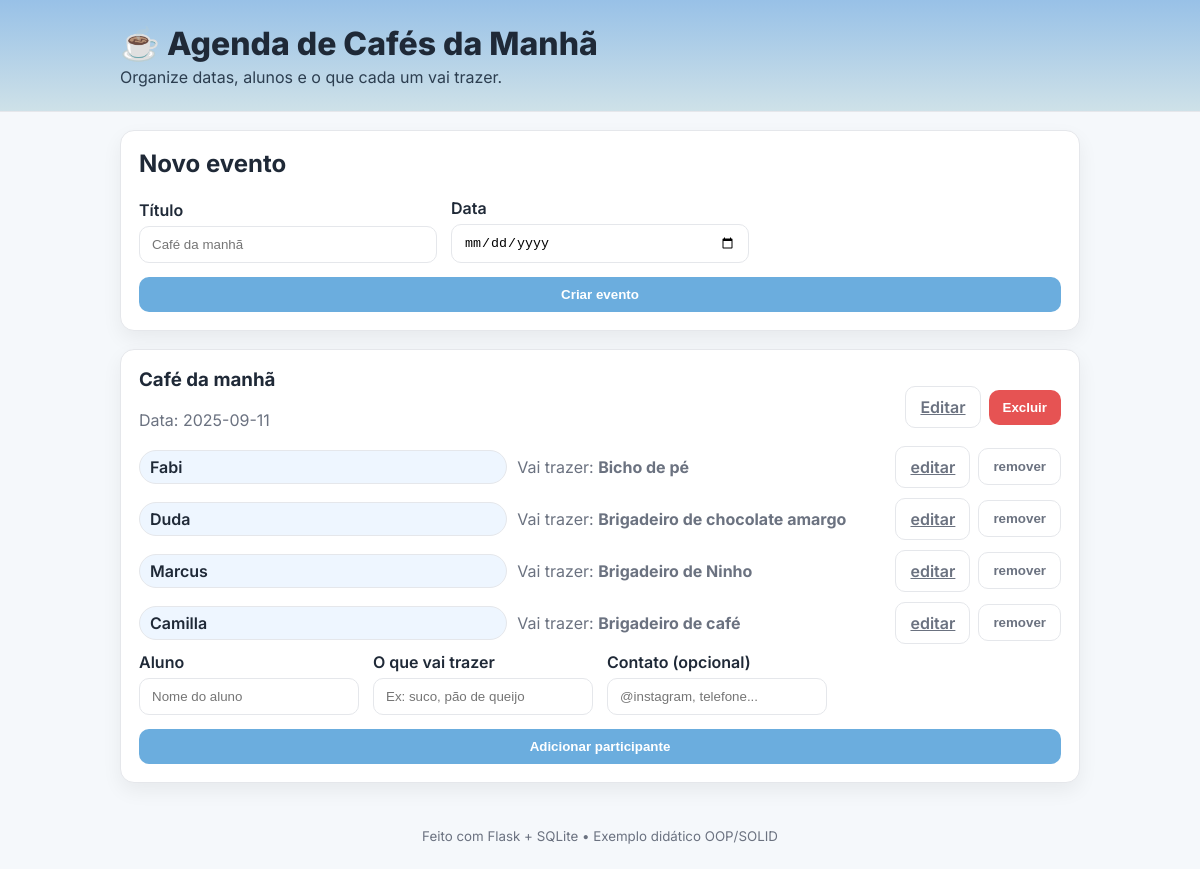
The page / on the database its author committed.
### tables this page shows
CREATE TABLE events (
                    id INTEGER PRIMARY KEY AUTOINCREMENT,
                    title TEXT NOT NULL,
                    date TEXT NOT NULL
                );

CREATE TABLE participations (
                    id INTEGER PRIMARY KEY AUTOINCREMENT,
                    event_id INTEGER NOT NULL,
                    student_id INTEGER NOT NULL,
                    item TEXT NOT NULL,
                    FOREIGN KEY(event_id) REFERENCES events(id) ON DELETE CASCADE,
                    FOREIGN KEY(student_id) REFERENCES students(id) ON DELETE CASCADE
                );

CREATE TABLE students (
                    id INTEGER PRIMARY KEY AUTOINCREMENT,
                    name TEXT NOT NULL,
                    contact TEXT DEFAULT ''
                );

### app.py (the view)
    @app.route("/")
    def home():
        events = service.list_events()
        students = service.list_students()
        return render_template("index.html", events=events, students=students)

### domain/event.py (called while the page is built)
    def add_participation(self, p: Participation):
        self.participations.append(p)

### infrastructure/sqlite_repository.py (called while the page is built)
    def connect(self):
        conn = sqlite3.connect(self.db_path, timeout=10)
        conn.row_factory = sqlite3.Row
        return conn

    def list_students(self) -> List[Student]:
        with self.connect() as conn:
            rows = conn.execute("SELECT id, name, contact FROM students ORDER BY name ASC").fetchall()
            return [Student(r["name"], r["contact"], sid=r["id"]) for r in rows]

### services/agenda_service.py (called while the page is built)
    def list_events(self):
        return self._repo.list_events()

    def list_students(self):
        return self._repo.list_students()

### templates/index.html (shortened to what this page needs)
{% extends "base.html" %}
{% block content %}
<section class="card">
  <h2>Novo evento</h2>
  <form action="{{ url_for('add_event') }}" method="post" class="grid">
    <div class="form-group">
      <label for="title">Título</label>
      <input type="text" id="title" name="title" placeholder="Café da manhã" />
    </div>
    <div class="form-group">
      <label for="date">Data</label>
      <input type="date" id="date" name="date" required />
    </div>
    <div class="form-group full">
      <button type="submit" class="btn">Criar evento</button>
    </div>
  </form>
</section>
{% for e in events %}
  <section class="card">
    <div class="card-header">
      <div>
        <h3>{{ e.title }}</h3>
        <p class="muted">Data: {{ e.date }}</p>
      </div>
      <form action="{{ url_for('delete_event') }}" method="post" style="display:flex; gap:8px; align-items:center;">
        <a class="btn ghost" href="{{ url_for('edit_event', event_id=e.id) }}">Editar</a>
        <button class="btn danger" onclick="return confirm('Excluir este evento?')">Excluir</button>
      </form>
    </div>
    <div class="list">
      {% if e.participations %}
        {% for p in e.participations %}
          <div class="list-row">
            <div class="chip">{{ p.student_name }}</div>
            <div class="muted">Vai trazer: <strong>{{ p.item }}</strong></div>
            <form action="{{ url_for('delete_participation') }}" method="post" style="display:flex; gap:8px; align-items:center;">
              <a class="btn ghost" href="{{ url_for('edit_participation', pid=p.id) }}">editar</a>
              <button class="btn ghost">remover</button>
            </form>
          </div>
        {% endfor %}
      {% else %}
        <p class="muted">Ainda sem participantes. Adicione abaixo 👇</p>
      {% endif %}
    </div>
    <form action="{{ url_for('add_participant') }}" method="post" class="grid compact">
      <div class="form-group">
        <label for="name-{{ e.id }}">Aluno</label>
        <input type="text" id="name-{{ e.id }}" name="name" placeholder="Nome do aluno" required>
      </div>
      <div class="form-group">
        <label for="item-{{ e.id }}">O que vai trazer</label>
        <input type="text" id="item-{{ e.id }}" name="item" placeholder="Ex: suco, pão de queijo" required>
      </div>
      <div class="form-group">
        <label for="contact-{{ e.id }}">Contato (opcional)</label>
        <input type="text" id="contact-{{ e.id }}" name="contact" placeholder="@instagram, telefone...">
      </div>
      <div class="form-group full">
        <button type="submit" class="btn">Adicionar participante</button>
      </div>
    </form>
  </section>
{% endfor %}
{% endblock %}

### templates/base.html (shortened to what this page needs)
<!doctype html>
<html lang="pt-br">
<head>
  <link rel="stylesheet" href="{{ url_for('static', filename='css/styles.css') }}">
</head>
<body>
  <header class="topbar">
    <div class="container">
      <h1>☕ Agenda de Cafés da Manhã</h1>
      <p>Organize datas, alunos e o que cada um vai trazer.</p>
    </div>
  </header>
  <main class="container">
    {% block content %}{% endblock %}
  </main>
  <footer class="footer">
    <div class="container">
      <small>Feito com Flask + SQLite • Exemplo didático OOP/SOLID</small>
    </div>
  </footer>
</body>
</html>

### static/css/styles.css (style rules this page uses)
* { box-sizing: border-box; }
:root { --bg: #f5f8fb; --card: #ffffff; --text: #1f2937; --muted: #6b7280; --primary: #6badde; --primary-dark: #4b86b7; --danger: #e65353; --border: #e5e7eb; --shadow: 0 8px 20px rgba(0,0,0,.06); }
html, body { margin:0; padding:0; font-family: Inter, system-ui, -apple-system, Arial, sans-serif; color: var(--text); background: var(--bg); }
.container { width: min(960px, 94%); margin: 0 auto; }
.topbar { background: linear-gradient(180deg, #98c1e7, #cee1e8); padding: 24px 0; border-bottom: 1px solid var(--border); }
.topbar h1 { margin: 0 0 4px 0; font-weight: 800; }
.topbar p { margin: 0; color: #2c3e50; }
.footer { padding: 24px 0; text-align: center; color: var(--muted); }
.card { background: var(--card); border: 1px solid var(--border); border-radius: 14px; padding: 18px; margin: 18px 0; box-shadow: var(--shadow); }
.card h2, .card h3 { margin-top: 0; }
.card-header { display: flex; align-items: center; justify-content: space-between; gap: 16px; }
.grid { display: grid; grid-template-columns: repeat(3, 1fr); gap: 14px; align-items: end; }
.grid.compact { grid-template-columns: repeat(4, 1fr); }
.grid .full { grid-column: 1 / -1; }
.form-group { display: flex; flex-direction: column; gap: 6px; }
label { font-weight: 600; }
input[type="text"], input[type="date"] { padding: 10px 12px; border-radius: 10px; border: 1px solid var(--border); outline: none; }
.btn { padding: 10px 14px; border-radius: 10px; border: 0; background: var(--primary); color: white; font-weight: 600; cursor: pointer; }
.btn.ghost { background: transparent; color: var(--muted); border: 1px solid var(--border); }
.btn.danger { background: var(--danger); }
.list { display: flex; flex-direction: column; gap: 10px; margin-bottom: 8px; }
.list-row { display: grid; grid-template-columns: 1fr 1fr auto; gap: 10px; align-items: center; }
.chip { display:inline-block; padding:6px 10px; border-radius: 999px; background: #eef6ff; border: 1px solid var(--border); font-weight: 600; }
.muted { color: var(--muted); }

### rows shown on the page
events: title "Café da manhã", date "2025-09-11"
participations: student_name "Fabi", item "Bicho de pé"
participations: student_name "Duda", item "Brigadeiro de chocolate amargo"
participations: student_name "Marcus", item "Brigadeiro de Ninho"
participations: student_name "Camilla", item "Brigadeiro de café"
